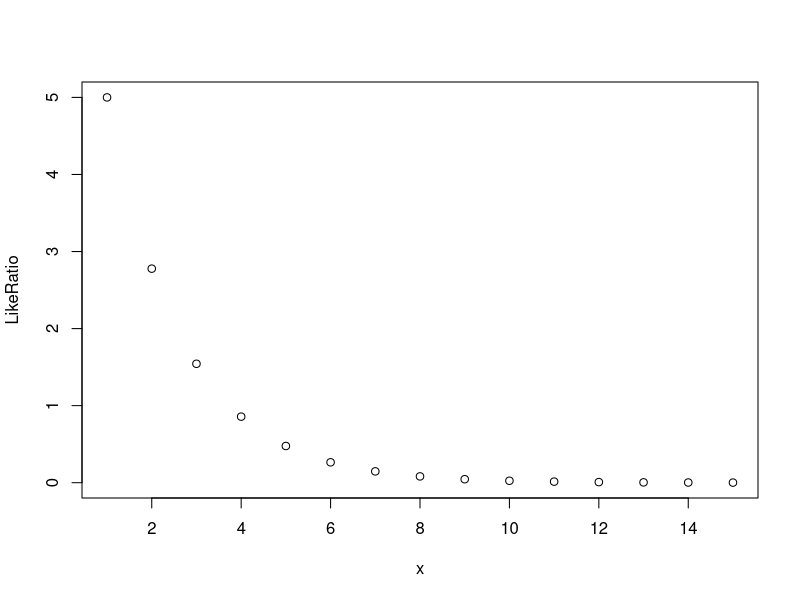

The R script that drew this image:
# Problem 9.11.1
# A coin is thrown independently 10 times with P(heads)=p
# To test null hypothesis p=.5 versus alternative that it is not,
# reject if 0 or 10 heads observed
#
# Let X be the number of heads observed.
# X ~ Binomial(size=10,prob=p)
#
# a). The significance level of the test is the
#     probability of rejcting the null when it is true.
#     (chance of getting 10 tails or getting 10 heads in a row)
sig.level=2*(.5^10)
print(sig.level)

# b). What is the power of the test if P(heads)=.1

# The power is chance of a binomial(size=10,prob=.1) equalling 0 or 10
# This can be computing usin binomial pmf:
dbinom(0,size=10,prob=.1) + dbinom(10,size=10,prob=.1)

# Or using the binomial cdf:
pbinom(0,size=10,prob=.1) + (1-pbinom(9,size=10,prob=.1))


# Problem 9.11.6.  Consider tossing the coin until a head comes up
#   Define X to be the total number of tosses.
#   The variable Y=(X-1) has a geometric distribution in R
#       with pmf function dgeom(x, prob)

args(dgeom)
x.grid=seq(1,15)
dgeom(0:10,prob=.5)
dgeom(0:10,prob=.1)
x.grid.probs.h0=dgeom(x.grid-1, prob=.5)
x.grid.probs.h1=dgeom(x.grid-1, prob=.1)
x.grid.likeratio=x.grid.probs.h0/x.grid.probs.h1
plot(x.grid, x.grid.likeratio,xlab="x", ylab="LikeRatio")

# a). If the prior probabilities are equal, which
#     outcomes favor H0?
#
# These are the values of x for which the likelihood ratio exceeds 1.

x.grid[which(x.grid.likeratio>1)] # x=1,2, or 3

# The values which favor H1 are the complement, values greater than 3.

# b). If the prior odds P(H0)/P(H1)=10,
# then the outcomes that favor H0 are those for which the 
# posterior odds exceed 1, which are those for which the
# likelihood ratio exceeds 1/10:
x.grid[which(x.grid.likeratio>.1)]

# c). What is the significance level of a test that
#     rejects H0 if X >= 8
prob.h0=0.5
#     Equals 1-Prob(accept H0 | H0)
sig.level=1-sum(dgeom(c(0:(7-1)), prob=prob.h0))
print(sig.level)

# This should be close to
sum(dgeom(7:50,prob=prob.h0))

# d) The power of the test is the probability of rejecting
#     given prob=.1

prob.h1=.1
power.h1=1-sum(dgeom(c(0:(7-1)), prob=prob.h1))
print(power.h1)

# This should be close to
sum(dgeom(7:50,prob=prob.h1))
